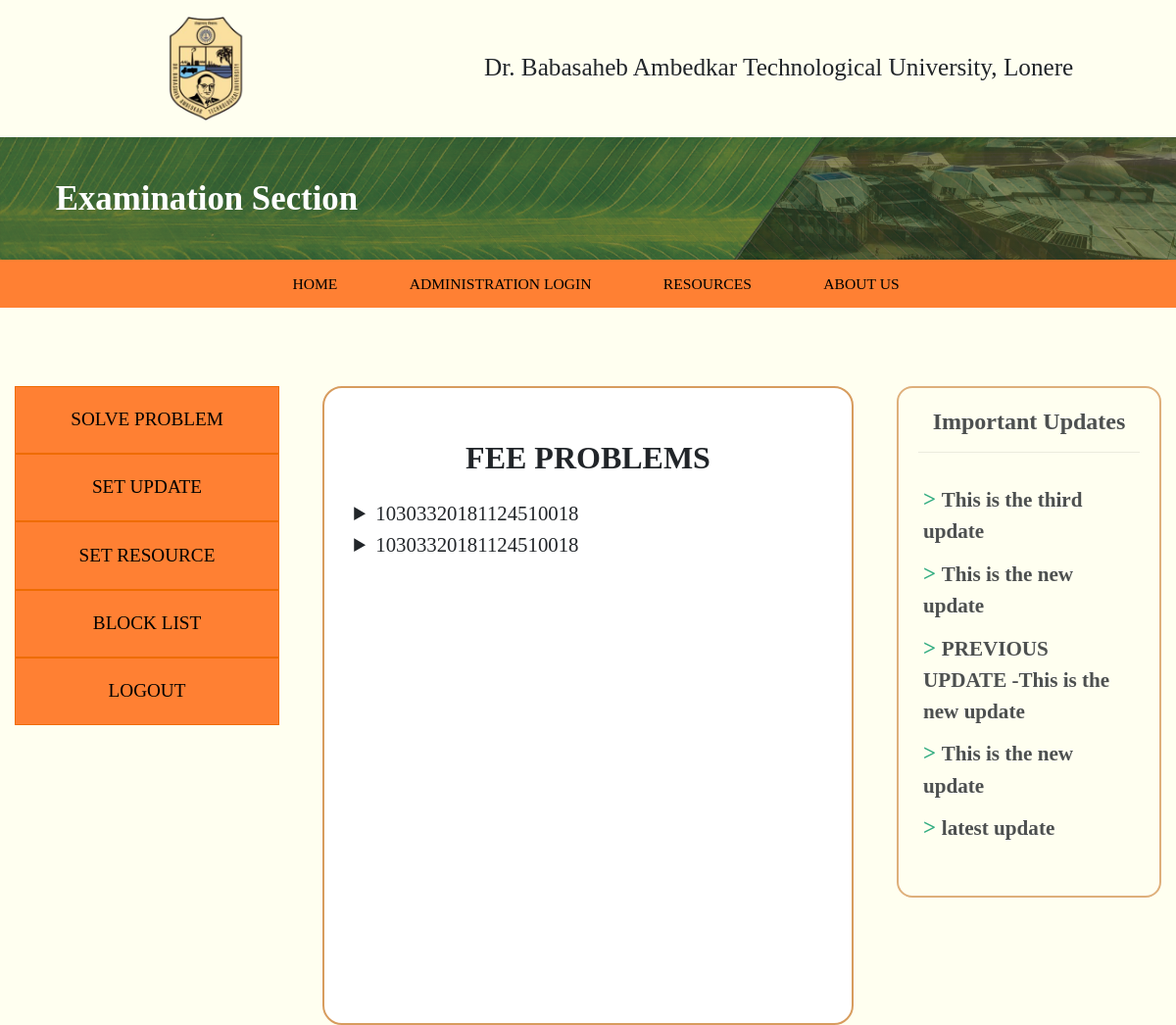
/fee_solve.php (signed in), run on the app's committed database.
### tables this page shows
CREATE TABLE `fee` (
  `id` int(9) NOT NULL,
  `name` varchar(30) DEFAULT NULL,
  `query` varchar(300) DEFAULT NULL,
  `description` varchar(500) DEFAULT NULL,
  `reply` varchar(500) DEFAULT NULL,
  `exam` varchar(100) DEFAULT NULL,
  `year` varchar(100) DEFAULT NULL
);

CREATE TABLE `setupdate` (
  `id` int(9) NOT NULL,
  `setupdate` varchar(500) DEFAULT NULL
);

### fee_solve.php (the view, shortened to what this page needs)
<?php include 'header.php'; ?>
<?php
$con=mysqli_connect("localhost","root");
mysqli_select_db($con,'exam_center');
$q="select * from fee";
$result=mysqli_query($con,$q);
$num=mysqli_num_rows($result);
?>
<!DOCTYPE html>
<html lang="en">
<head>
</head>
<body>
    <div class="container-fluid">
        <div class="row">
            <?php include 'admin_leftcol.php'; ?>
            <div class="col-md-6">
                <div id="exam-problem">
                    <h2>Fee Problems</h2>
						<?php
						for($i=1;$i<=$num;$i++)
						{
						$row=mysqli_fetch_array($result);
						if(!isset($row['reply'])){
						?><div>
						<details>
							<summary><?php echo $row['name']; ?></summary>
						</details>
						</div>
						<?php
						 }
						}
						?>
                </div>
            </div>
            <?php include 'important_updates.php'; ?>
        </div>
    </div>
    <?php include 'footer.php';?>

### important_updates.php (shortened to what this page needs)
<?php
$con = mysqli_connect("localhost","root");
mysqli_select_db($con,'exam_center');
$a       = "select * from setupdate";
$result3 = mysqli_query($con,$a);
$num3    = mysqli_num_rows($result3);
?>
<div class = "col-md-3">
<div class = "updates">
        <h4>Important Updates</h4>
        <hr>
        <ul>
        <?php
            for($i=1;$i<=$num3;$i++){
            $row = mysqli_fetch_array($result3);
        ?>
        <li><span id="imp_n"> > </span><span id="up_li"><?php echo $row['setupdate'];?></span></li>
        <?php
            }
        ?>
        </ul>
    </div>
</div>

### css/style.css (style rules this page uses)
* { padding: 0; margin: 0; font-family: Montserrat; font-size: 16px; }
body { background-color: #fffff0!important; }
#exam-problem { margin-top: 80px; padding: 30px; background: #ffffff; border: 2px solid #d79c5e; border-radius: 20px; width: 95%; margin-bottom: 50px; margin-left: auto; margin-right: auto; height: 100%; }
#exam-problem h2 { text-transform: uppercase; text-align: center; color: #212529; padding: 2px; margin: 20px 10px; font-weight: 550; }
details summary { font-size: 130%; font-family: serif; }
.updates { margin-top: 80px; border-radius: 1em; display: "block"; margin-left: auto; margin-right: auto; min-height: 500px; height: auto; padding: 20px; border: 2px solid #d79c5e; margin-bottom: 50px; opacity: 0.8; }
.updates ul { padding: 5px 5px 5px 5px; text-align: left; list-style: none; }
.updates h4 { text-align: center; font-weight: 600; }
.updates li { font-size: 110%; margin: 10px auto; }
#imp_n { font-size: 130%; font-weight: 600; color: rgb(0, 153, 102); box-shadow: 1px #ef6c00; }
#up_li { font-size: 120%; font-weight: 550; }

### data on the page
fee: name "10303320181124510018"
fee: name "10303320181124510018"
setupdate: setupdate "This is the third update"
setupdate: setupdate "This is the new update"
setupdate: setupdate "PREVIOUS UPDATE -This is the new update"
setupdate: setupdate "This is the new update"
setupdate: setupdate "latest update"
